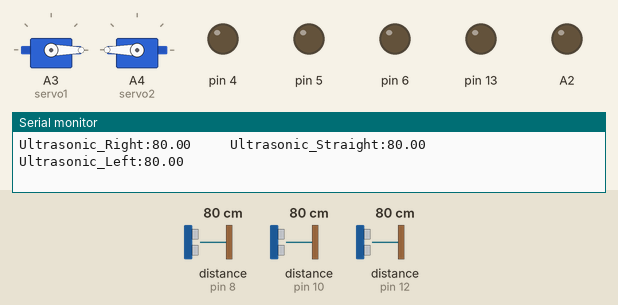
Bench run of a sketch on a simulated Arduino Uno, built with avr-gcc and run on an emulated ATmega328P. On the bench: 2 × servo, output pins drawn as LEDs (lit = HIGH), the last lines printed to the serial monitor. Inputs (shaded band) come from the test bench; at power-on: distance to the obstacle (sensors on pin 12, pin 10, pin 8) 80 cm. The echo pulse lasts 58.3 µs per cm.

Above: at 1.2 s.
1.3 s: distance to the obstacle (sensor on pin 12) set to 11 cm
4.3 s: distance to the obstacle (sensor on pin 12) set to 8 cm
At 5.7 s:
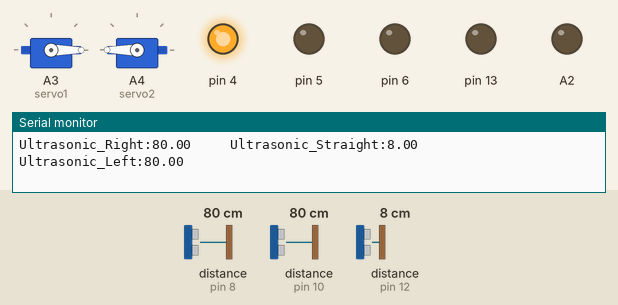
8.9 s: distance to the obstacle (sensor on pin 10) set to 11 cm
11.9 s: distance to the obstacle (sensor on pin 10) set to 8 cm
Timing chart, 0 to 14.9 s (numbered marks = the images above; inputs shaded):
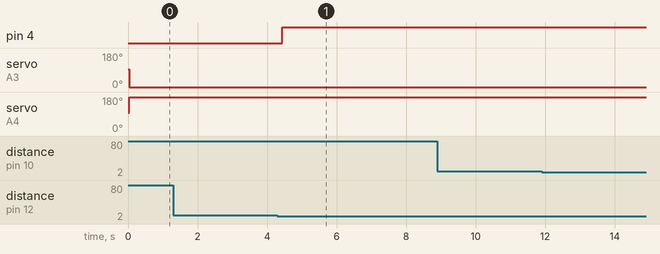

Measured:
- the behaviour switches between 10 and 9 cm on distance to the obstacle (sensor on pin 12) (found by bisection; images 0 and 1)
- after the input at 4.3 s, pin 4: LOW → HIGH after 0.14 s

The sketch:

ULTRAZVUK_LIB.ino
```cpp
#include "Ultrasonic.h"

Ultrasonic Ultrasonic_Straight (11, 12); // Trig - first, Echo - second
Ultrasonic Ultrasonic_Right    (9, 10);
Ultrasonic Ultrasonic_Left     (7, 8);

 #include<Servo.h>//подключаем билиотеку для управления сервоприводами
Servo servo1;
Servo servo2;

unsigned long time;

void setup()
{
//*********************************************Перемычка

pinMode(A2, OUTPUT);

//********************************************Кнопка STOP

pinMode(13, OUTPUT);

//*****************************************************

  Serial.begin(9600);           // start the serial port
 pinMode(4, OUTPUT);
 pinMode(5, OUTPUT);
  pinMode(6, OUTPUT);
  servo1.attach(A3);
  servo2.attach(A4);
   servo1.write(95);
   servo2.write(96.5);
}
void loop()
{

  float u_r = Ultrasonic_Right.Ranging(CM);     // get distance
  float u_s = Ultrasonic_Straight.Ranging(CM);     // get distance
  float u_l = Ultrasonic_Left.Ranging(CM);     // get distance

  Serial.print    ("Ultrasonic_Right:");
  Serial.print    (u_r);
  Serial.print    ("     ");
  Serial.print    ("Ultrasonic_Straight:");
  Serial.print    (u_s);
  Serial.print    ("     ");
  Serial.print    ("Ultrasonic_Left:");
  Serial.println  (u_l);        // print the distance


if  (u_s < 10)
{
   servo1.write(95);
   servo2.write(96.5);

   digitalWrite(4, HIGH);
}
else
{
    servo1.write(-360);
    servo2.write(360);

    digitalWrite(4, LOW);
}
//*******************************************Кнопка STOP
if (digitalRead(13) == LOW )
{
 servo1.detach();
 servo2.detach();
}

//***************************************Время работы программы (сервы)
time = millis();
if (time > 10000)
{
servo1.detach();
servo2.detach();
}
//*************************************************************************
//********************************************Перемычка Start
if (digitalRead(A2) == HIGH)
{
servo1.write(95);
servo2.write(96.5);
}
//else
//{
//servo1.write(-360);
//servo2.write(360);
//}

}
 // delay(500);                               // arbitrary wait time.
```
